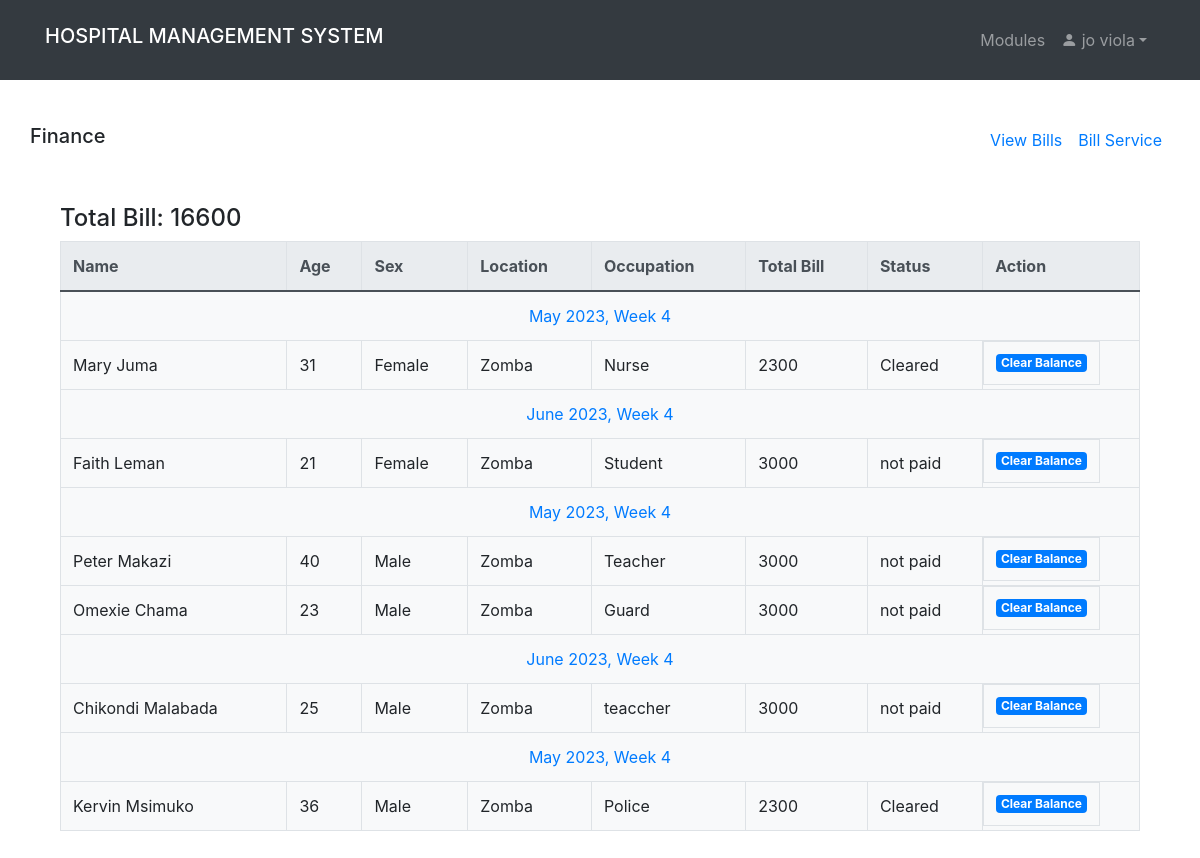
Page /finance.php (signed in) on the committed database.
### tables this page shows
CREATE TABLE `patient` (
  `id` int(11) NOT NULL,
  `name` varchar(100) NOT NULL,
  `date` date NOT NULL,
  `gender` varchar(10) NOT NULL,
  `age` int(2) NOT NULL,
  `address` text NOT NULL,
  `next_of_kin` varchar(100) NOT NULL,
  `religion` varchar(100) NOT NULL,
  `occupation` varchar(100) NOT NULL,
  `symptoms` text DEFAULT NULL,
  `treatment_plan` text DEFAULT NULL,
  `measurement` text DEFAULT NULL,
  `examination` text DEFAULT NULL,
  `disease` text DEFAULT NULL,
  `bio_history` text DEFAULT NULL,
  `drug` text NOT NULL,
  `dosage` text NOT NULL,
  `drug_given_by` text NOT NULL,
  `discharge_status` text DEFAULT NULL,
  `drug_status` text NOT NULL,
  `prescribed_by` text DEFAULT NULL,
  `prescribed_on` text DEFAULT NULL,
  `total_bills` int(15) DEFAULT NULL,
  `status` text NOT NULL DEFAULT 'not paid',
  `tests` text DEFAULT NULL,
  `ward_bed` text DEFAULT NULL,
  `discharge_date` date DEFAULT NULL,
  `lab_results` text DEFAULT NULL,
  `lab_price` int(30) DEFAULT NULL,
  `rad_price` int(30) DEFAULT NULL
);

### bills.php (the view, shortened to what this page needs)
<?php
if (isset($_SESSION['id']) && isset($_SESSION['uname'])){
  include "comfig.php";
  ?>
  <!DOCTYPE html>
  <html>
  <head>
    <link rel="stylesheet" href="https://maxcdn.bootstrapcdn.com/bootstrap/4.5.2/css/bootstrap.min.css">
  </head>
  <body style ="margin-top :200">
    <div class="container">
      <?php
      $sumQuery = "SELECT SUM(total_bills) AS total_sum FROM patient";
      $sumResult = $mysqli->query($sumQuery);
      $sumRow = $sumResult->fetch_assoc();
      $totalSum = $sumRow['total_sum'];
      ?>
      <h4 class="mt-4">Total Bill: <?php echo $totalSum; ?></h4>
      <table class="table table-bordered bg-light" id='myInput'>
        <thead class="thead-light">
          <tr>
            <th>Name</th>
            <th>Age</th>
            <th>Sex</th>
            <th>Location</th>
            <th>Occupation</th>
            <th>Total Bill</th>
            <th>Status</th>
            <th>Action</th>
          </tr>
        </thead>
        <tbody>
          <?php
          $sql = "SELECT * FROM patient WHERE total_bills != 0 ORDER BY id DESC";
          $result = $mysqli->query($sql);
          if ($result->num_rows > 0) {
            $currentMonth = '';
            $currentWeek = '';
            while ($row = $result->fetch_assoc()) {
              $date = $row["prescribed_on"];
              $month = date('F Y', strtotime($date));
              $week = ceil(date('j', strtotime($date)) / 7.5);
              if ($currentMonth != $month || $currentWeek != $week) {
                echo "<tr><td colspan='9' class='text-center bg-light text-primary'>$month, Week $week</td></tr>";
                $currentMonth = $month;
                $currentWeek = $week;
              }
              ?>
              <tr>
                <td><?php echo $row["name"]; ?></td>
                <td><?php echo $row["age"]; ?></td>
                <td><?php echo $row["gender"]; ?></td>
                <td><?php echo $row["address"]; ?></td>
                <td><?php echo $row["occupation"]; ?></td>
                <td><?php echo $row["total_bills"]; ?></td>
                <td><?php echo $row["status"]; ?></td>
                <td class='btn-group btn-group-justified'>
                  <a href='finance_status.php?add_status=<?php echo $row["id"]; ?>' class='badge bg-primary'>Clear Balance</a>
                </td>
              </tr>
              <?php
            }
          } else {
            echo "<tr><td colspan='9' class='text-center'>No patients found</td></tr>";
          }
          ?>
        </tbody>
      </table>
    </div>
  </div>
  </body>
  </html>
  <?php
}else {
  header("Location: home.php");
  exit();
}
?>

### style.css (style rules this page uses)
body { margin: 0; padding: 0; background-size: 100%; font-family: sans-serif; }

### rows in the picture
patient: prescribed_on "May 2023", prescribed_on "4", name "Mary Juma", age "31", gender "Female", address "Zomba", occupation "Nurse", total_bills "2300", status "Cleared"
patient: prescribed_on "June 2023", prescribed_on "4", name "Faith Leman", age "21", gender "Female", address "Zomba", occupation "Student", total_bills "3000", status "not paid"
patient: prescribed_on "May 2023", prescribed_on "4", name "Peter Makazi", age "40", gender "Male", address "Zomba", occupation "Teacher", total_bills "3000", status "not paid"
patient: name "Omexie Chama", age "23", gender "Male", address "Zomba", occupation "Guard", total_bills "3000", status "not paid"
patient: prescribed_on "June 2023", prescribed_on "4", name "Chikondi Malabada", age "25", gender "Male", address "Zomba", occupation "teaccher", total_bills "3000", status "not paid"
patient: prescribed_on "May 2023", prescribed_on "4", name "Kervin Msimuko", age "36", gender "Male", address "Zomba", occupation "Police", total_bills "2300", status "Cleared"

### other values in the picture
$_SESSION['uname'] "jo viola"
$totalSum "16600"
